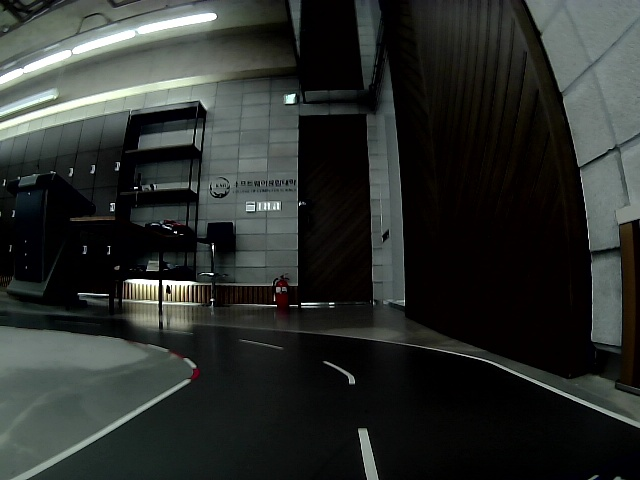
//> input picture -Autonomous-driving-using-V_ROI/Camera Calibration/sibar.png, 640 x 480 px, given in place of the camera
$ ./Lane_detector   (built with g++ and OpenCV 4)
//> lines starting //> are read from the running program, lines starting //| are printed output that depends on the picture; after the words box and inside, x2 and y2 are one past the last pixel; in counts of white or black regions, pixels touching at a corner belong together

#include <iostream>
#include <fstream>
#include <ctime>
#include <queue>
#include <cv.h>
#include <unistd.h>
#include <highgui.h>
#include "opencv2/opencv.hpp"
#include "opencv2/objdetect.hpp"
#include "opencv2/highgui.hpp"
#include "opencv2/imgproc.hpp"
#include <string.h>
#include <sys/time.h>

using namespace cv;
using namespace std;

const CvScalar COLOR_BLUE = CvScalar(255, 0, 0);
const CvScalar COLOR_RED = CvScalar(0, 0, 255);
const CvScalar COLOR_GREEN = CvScalar(170, 170, 0);

const Vec3b RGB_WHITE_LOWER = Vec3b(100, 100, 160);
const Vec3b RGB_WHITE_UPPER = Vec3b(255, 255, 255);
const Vec3b RGB_YELLOW_LOWER = Vec3b(225, 180, 0);
const Vec3b RGB_YELLOW_UPPER = Vec3b(255, 255, 170);
const Vec3b HSV_YELLOW_LOWER = Vec3b(10, 50, 130);
const Vec3b HSV_YELLOW_UPPER = Vec3b(40, 140, 255);

const Vec3b HLS_YELLOW_LOWER = Vec3b(20, 120, 80);
const Vec3b HLS_YELLOW_UPPER = Vec3b(45, 200, 255);

const Size imageSize = Size(640, 480);


Mat cameraMatrix = Mat::eye(3, 3, CV_64FC1);
Mat distCoeffs = Mat::zeros(1, 5, CV_64FC1);
Mat mask = getStructuringElement(MORPH_RECT, Size(3, 3), Point(1, 1));

void base_ROI(Mat& img, Mat& img_ROI);
void v_roi(Mat& img, Mat& img_ROI, const Point& p1, const Point& p2);
float get_slope(const Point& p1, const Point& p2);
bool hough_left(Mat& img, Point* p1, Point* p2);
bool hough_right(Mat& img, Point* p1, Point* p2);
bool hough_curve(Mat& img, Point* p1, Point* p2);
float data_transform(float x, float in_min, float in_max, float out_min, float out_max);
bool get_intersectpoint(const Point& AP1, const Point& AP2,
const Point& BP1, const Point& BP2, Point* IP);

int main(){

  //input camera
  VideoCapture capture;
  capture.open(-1);

  if (!capture.isOpened()){
    cerr << "Camera error" << endl;
    return -1;
  }


  //lane detection
  Mat frame, binary, binaryL, binaryR, leftROI, rightROI, grayImgL, grayImgR, cannyImgL, cannyImgR;
  Point p1, p2, p3, p4, p5;
  Mat dilated, dilatedL, dilatedR;


  //curve detection
  Mat oriImg, grayImg;
  Point cp1, cp2;

  //Camera Calibration
  Mat temp, map1, map2;

  //Control var
  float steer, skewness, xLeft, xRight, y = 120, slope, x_Difference;


  //output
  Mat output;


  FileStorage fs;
  fs.open("camcalib.xml", FileStorage::READ);

  if(!fs.isOpened()){
    cerr << "Failed to opend"<< endl;
    return -1;
  }

  fs["cameraMatrix"] >> cameraMatrix;
  fs["distCoeffs"] >> distCoeffs;

  fs.release();

  initUndistortRectifyMap(cameraMatrix, distCoeffs, Mat(), cameraMatrix, imageSize, CV_32FC1, map1, map2);

  bool left_error = true, right_error = true, curve_error = true;

  while(1){

    capture >> frame;
//> frame is the input picture: 480 rows x 640 cols, CV_8UC3; mean B, G, R 44.7, 47.6, 43.7
    temp = frame.clone();
    remap(frame, temp, map1, map2, CV_INTER_LINEAR);
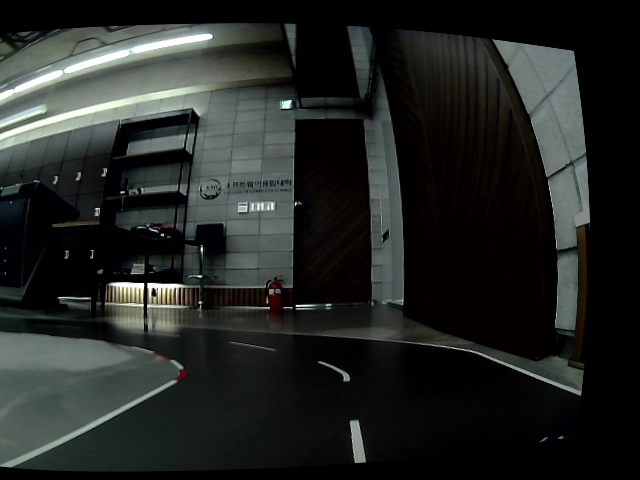
//> temp: 480 rows x 640 cols, CV_8UC3; mean B, G, R 36.4, 38.7, 35.5

    leftROI = temp(Rect(temp.cols/16, temp.rows/4 * 3, temp.cols/16 * 7, temp.rows/4));
    rightROI = temp(Rect(temp.cols/16 * 8, temp.rows/4 * 3, temp.cols/16 * 7, temp.rows/4));

    inRange(leftROI, RGB_WHITE_LOWER, RGB_WHITE_UPPER, binaryL);
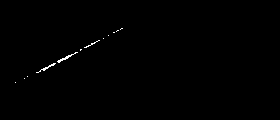
//> binaryL: 120 rows x 280 cols, CV_8UC1; 0.35% white in thin lines or dots, all inside (x1, y1, x2, y2) = (15, 28, 123, 83)
    inRange(rightROI, RGB_WHITE_LOWER, RGB_WHITE_UPPER, binaryR);
//> binaryR: 120 rows x 280 cols, CV_8UC1; 0.17% white in thin lines or dots, all inside (x1, y1, x2, y2) = (24, 0, 237, 103)

    dilate(binaryL, dilatedL, mask, Point(-1, -1), 3);
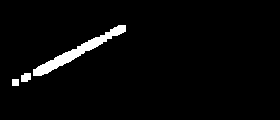
//> dilatedL: 120 rows x 280 cols, CV_8UC1; 3.1% white; 3 white regions, box (x1, y1, x2, y2) and area: (33, 25, 126, 76) 923, (21, 73, 31, 82) 78, (12, 79, 19, 86) 49
//> mask = [[1, 1, 1], [1, 1, 1], [1, 1, 1]]
    dilate(binaryR, dilatedR, mask, Point(-1, -1), 3);
//> dilatedR: 120 rows x 280 cols, CV_8UC1; 3.6% white; 4 white regions, box (x1, y1, x2, y2) and area: (28, 60, 46, 106) 552, (172, 0, 240, 29) 526, (21, 14, 28, 23) 63, (41, 92, 48, 100) 56

    Canny(dilatedL, cannyImgL, 150, 270);
//> cannyImgL: 120 rows x 280 cols, CV_8UC1; 0.8% white in thin lines or dots, all inside (x1, y1, x2, y2) = (11, 24, 126, 86)
    Canny(dilatedR, cannyImgR, 150, 270);
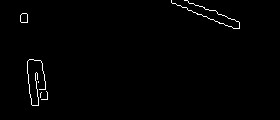
//> cannyImgR: 120 rows x 280 cols, CV_8UC1; 0.98% white in thin lines or dots, all inside (x1, y1, x2, y2) = (20, 0, 240, 106)

    left_error = hough_left(cannyImgL, &p1, &p2);
//> after the loop in hough_left, `for (int i = 10; i > 0; i--)`: linesL = 5 items: [76, 1.1], [86, 1.08], [75, 1.12], [77, 1.08], [87, 1.06]; newLinesL has the same summary as linesL; count = 5; x1 = -1691; y1 = 1076; x2 = 1843; y2 = -789
//> left_error = false; p1 = Point(-845, 538); p2 = Point(921, -394)
    right_error = hough_right(cannyImgR, &p3, &p4);
//> the loop in hough_right, `for (int i = 10; i > 0; i--)` made 1 pass
//> linesR on pass 1: 2 lines (rho, theta): [-62, 1.95], [-65, 1.97]
//> after the loop in hough_right, `for (int i = 10; i > 0; i--)`: linesR = 2 items: [-62, 1.95], [-65, 1.97]; count = 2; x1 = -1802; y1 = -875; x2 = 1897; y2 = 640
//> right_error = false; p3 = Point(-901, -437); p4 = Point(948, 320)

    if(left_error || right_error){

      oriImg = temp(Rect(temp.cols/16, temp.rows/4 * 3, temp.cols/16*14, temp.rows/4));

      inRange(oriImg, RGB_WHITE_LOWER, RGB_WHITE_UPPER, binary);
      dilate(binary, dilated, mask, Point(-1, -1), 3);

      Canny(dilated, cannyImgL, 150, 270);

      curve_error = hough_curve(cannyImgL, &cp1, &cp2);

      slope = get_slope(cp1, cp2);

      if(curve_error){
        steer = 0.0;
      }
      else if(slope < 0.0){
      //right rotate (-1.0 ~ 0.0)
      xLeft = (y - cp1.y + slope * cp1.x) / slope;

      if(xLeft > 320.0){
        steer = -1.0;
      }
      else{

        steer =  data_transform(slope, -1.2, -0.1, 0.0, 2.0);

        skewness = data_transform(xLeft, -200.0, 320.0, 0.0, 2.0);
        steer = -(steer * skewness);

      }

      }
      else{
      //left rotate (0.0 ~ 1.0)
      xRight = (y - cp1.y + slope * cp1.x) / slope;

      if(xRight < 320.0){
        steer = 1.0;
      }
      else{

        steer =  data_transform(slope, 0.1, 1.2, -2.0, 0.0);
        skewness = data_transform(xRight, 320.0, 800.0, -2.0, 0.0);
        steer = (steer * skewness);
      }

      }


      line(oriImg, cp1, cp2, COLOR_RED, 4, CV_AA);

      imshow("curve_output", oriImg);

    }
    else{
      line(leftROI, p1, p2, COLOR_RED, 4, CV_AA);
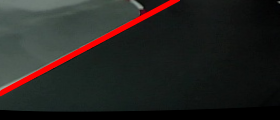
//> leftROI: 120 rows x 280 cols, CV_8UC3; mean B, G, R 33.6, 36, 37.6
      line(rightROI, p3, p4, COLOR_RED, 4, CV_AA);
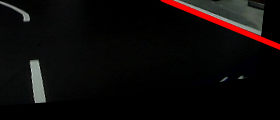
//> rightROI: 120 rows x 280 cols, CV_8UC3; mean B, G, R 9.3, 9.9, 13.9

      hconcat(leftROI, rightROI, output);
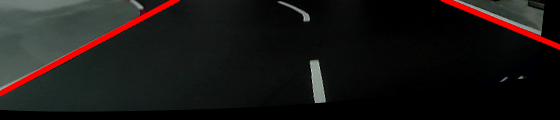
//> output: 120 rows x 560 cols, CV_8UC3; mean B, G, R 21.4, 23, 25.8

      get_intersectpoint(p1, p2, Point(p3.x + 320, p3.y), Point(p4.x + 320, p4.y), &p5);
//> in get_intersectpoint, `double under = (BP2.y-BP1.y)*(AP2.x-AP1.x)-(BP2.x-BP1.x)*(AP2.y-AP1.y);`: under = 3060130
//> in get_intersectpoint, `t = _t/under;`: t = 0.654
//> in get_intersectpoint, `s = _s/under;`: s = 0.482
//> p5 = Point(310, -71)

      x_Difference = 220.0 - p5.x;
//> x_Difference = -90

      if(x_Difference > 0.0){
        steer = data_transform(x_Difference, 0.0, 200.0, 0.0, 0.2);
        steer = -steer;
      }
      else if(x_Difference < 0.0){
        steer = data_transform(x_Difference, -440.0, 0.0, -0.2, 0.0);
//> steer = -0.0409
        steer = -steer;
//> steer = 0.0409
      }
      else{
        steer = 0.0;
      }


      imshow("reuslt", output);

    }

    steer =  2.0 * steer * steer * steer;
//> steer = 0.000137


    if(steer > 1.0){
      steer = 1.0;
    }
    else if(steer < -1.0){
      steer = -1.0;
    }

    printf("%lf\n", steer);
//| 0.000137

    //pipe file
    FILE* fp = fopen("/home/nvidia/Desktop/p2", "w");
    fprintf(fp, "%f", steer);
    fclose(fp);

    if (waitKey(10) == 0) {
//> the Esc key is pressed
      return 0;
    }

  }
}

// [64 lines left out: functions base_ROI, v_roi, get_slope, not called in this run]

bool get_intersectpoint(const Point& AP1, const Point& AP2,
                       const Point& BP1, const Point& BP2, Point* IP)
{
    double t;
    double s;
    double under = (BP2.y-BP1.y)*(AP2.x-AP1.x)-(BP2.x-BP1.x)*(AP2.y-AP1.y);
    if(under==0) return false;

    double _t = (BP2.x-BP1.x)*(AP1.y-BP1.y) - (BP2.y-BP1.y)*(AP1.x-BP1.x);
    double _s = (AP2.x-AP1.x)*(AP1.y-BP1.y) - (AP2.y-AP1.y)*(AP1.x-BP1.x);

    t = _t/under;
    s = _s/under;

    if(t<0.0 || t>1.0 || s<0.0 || s>1.0) return false;
    if(_t==0 && _s==0) return false;

    IP->x = AP1.x + t * (double)(AP2.x-AP1.x);
    IP->y = AP1.y + t * (double)(AP2.y-AP1.y);

    return true;
}

bool hough_left(Mat& img, Point* p1, Point* p2) {

	vector<Vec2f> linesL;
  vector<Vec2f> newLinesL;

  Point point1;
  Point point2;

  int count = 0, x1 = 0, x2 = 0, y1 = 0, y2 = 0;
  int threshold = 40;

  for (int i = 10; i > 0; i--){

    HoughLines(img, linesL, 1, CV_PI / 180, threshold);

    for(size_t j = 0; j < linesL.size(); j++){

      Vec2f temp;

      float rho = linesL[j][0];
      float theta = linesL[j][1];

      if(CV_PI / 18 >= theta || theta >= CV_PI / 18 * 8) continue;

      temp[0] = rho;
      temp[1] = theta;

      newLinesL.push_back(temp);

    }


    int clusterCount = 2;
  		Mat h_points = Mat(newLinesL.size(), 1, CV_32FC2);
  		Mat labels, centers;
  		if (newLinesL.size() > 1) {
  			for (size_t i = 0; i < newLinesL.size(); i++) {
  				count++;
  				float rho = newLinesL[i][0];
  				float theta = newLinesL[i][1];


  				double a = cos(theta), b = sin(theta);
  				double x0 = a * rho, y0 = b * rho;
  				h_points.at<Point2f>(i, 0) = Point2f(rho, (float)(theta * 100));
  			}
  			kmeans(h_points, clusterCount, labels,
  				TermCriteria(TermCriteria::COUNT + TermCriteria::EPS, 10, 1.0),
  				3, KMEANS_RANDOM_CENTERS, centers);

  			Point mypt1 = centers.at<Point2f>(0, 0);

  			float rho = mypt1.x;
  			float theta = (float)mypt1.y / 100;
  			double a = cos(theta), b = sin(theta);
  			double x0 = a * rho, y0 = b * rho;

  			int _x1 = int(x0 + 1000 * (-b));
  			int _y1 = int(y0 + 1000 * (a));
  			int _x2 = int(x0 - 1000 * (-b));
  			int _y2 = int(y0 - 1000 * (a));

  			x1 += _x1;
  			y1 += _y1;

  			x2 += _x2;
  			y2 += _y2;

  			Point mypt2 = centers.at<Point2f>(1, 0);

  			rho = mypt2.x;
  			theta = (float)mypt2.y / 100;
  			a = cos(theta), b = sin(theta);
  			x0 = a * rho, y0 = b * rho;

  			_x1 = int(x0 + 1000 * (-b));
  			_y1 = int(y0 + 1000 * (a));
  			_x2 = int(x0 - 1000 * (-b));
  			_y2 = int(y0 - 1000 * (a));

  			x1 += _x1;
  			y1 += _y1;

  			x2 += _x2;
  			y2 += _y2;

  			break;
  		};
  	}
  	if (count != 0) {
  		p1->x = x1 / 2; p1->y = y1 / 2;
  		p2->x = x2 / 2; p2->y = y2 / 2;


  		return false;
  	}
  	return true;
}

bool hough_right(Mat& img, Point* p1, Point* p2) {

	vector<Vec2f> linesR;
  vector<Vec2f> newLinesR;

  Point point1;
  Point point2;

  int count = 0, x1 = 0, x2 = 0, y1 = 0, y2 = 0;
  int threshold = 40;

  for (int i = 10; i > 0; i--){
    HoughLines(img, linesR, 1, CV_PI / 180, threshold);


    for(size_t j = 0; j < linesR.size(); j++){

      Vec2f temp;

      float rho = linesR[j][0];
      float theta = linesR[j][1];

      if(CV_PI / 18 * 10 >= theta || theta >= CV_PI / 18 * 17) continue;

      temp[0] = rho;
      temp[1] = theta;

      newLinesR.push_back(temp);

    }


    int clusterCount = 2;
  		Mat h_points = Mat(newLinesR.size(), 1, CV_32FC2);
  		Mat labels, centers;
  		if (newLinesR.size() > 1) {
  			for (size_t i = 0; i < newLinesR.size(); i++) {
  				count++;
  				float rho = newLinesR[i][0];
  				float theta = newLinesR[i][1];


  				double a = cos(theta), b = sin(theta);
  				double x0 = a * rho, y0 = b * rho;
  				h_points.at<Point2f>(i, 0) = Point2f(rho, (float)(theta * 100));
  			}
  			kmeans(h_points, clusterCount, labels,
  				TermCriteria(TermCriteria::COUNT + TermCriteria::EPS, 10, 1.0),
  				3, KMEANS_RANDOM_CENTERS, centers);

  			Point mypt1 = centers.at<Point2f>(0, 0);

  			float rho = mypt1.x;
  			float theta = (float)mypt1.y / 100;
  			double a = cos(theta), b = sin(theta);
  			double x0 = a * rho, y0 = b * rho;

  			int _x1 = int(x0 + 1000 * (-b));
  			int _y1 = int(y0 + 1000 * (a));
  			int _x2 = int(x0 - 1000 * (-b));
  			int _y2 = int(y0 - 1000 * (a));

  			x1 += _x1;
  			y1 += _y1;

  			x2 += _x2;
  			y2 += _y2;

  			Point mypt2 = centers.at<Point2f>(1, 0);

  			rho = mypt2.x;
  			theta = (float)mypt2.y / 100;
  			a = cos(theta), b = sin(theta);
  			x0 = a * rho, y0 = b * rho;

  			_x1 = int(x0 + 1000 * (-b));
  			_y1 = int(y0 + 1000 * (a));
  			_x2 = int(x0 - 1000 * (-b));
  			_y2 = int(y0 - 1000 * (a));

  			x1 += _x1;
  			y1 += _y1;

  			x2 += _x2;
  			y2 += _y2;

  			break;
  		};
  	}
  	if (count != 0) {
  		p1->x = x1 / 2; p1->y = y1 / 2;
  		p2->x = x2 / 2; p2->y = y2 / 2;

  		return false;
  	}
  	return true;
}


// [79 lines left out: function hough_curve, not called in this run]

float data_transform(float x, float in_min, float in_max, float out_min, float out_max){
  return (x - in_min) * (out_max - out_min) / (in_max - in_min) + out_min;
}
